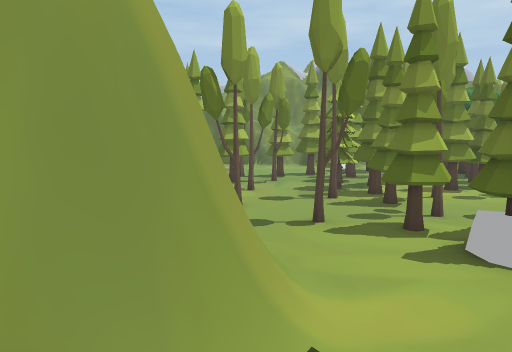
View 1 (above)

24 first-person views from a walk through a 3-D level made in the Unity game engine. The camera is 1.4 m above the floor, tilts 6° down and sees 70° across. The floor is counted in squares, 2 m on a side. Each view is taken from the middle of a square. On the plan, view 1 faces up. The plan holds only what a view shows up to about 11 squares ahead; the rest is blank. The place goes on beyond the plan. Some trees and plants on the terrain are drawn as simple stand-ins. Some animated figures are not drawn.

View 2
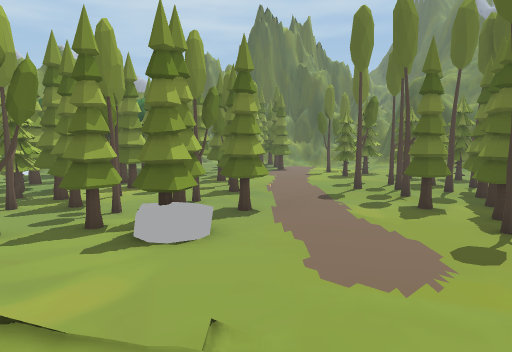

View 3
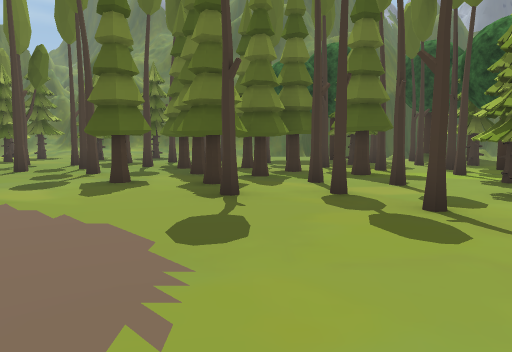

View 4
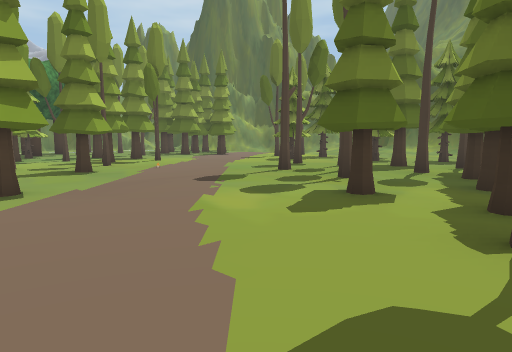

View 5
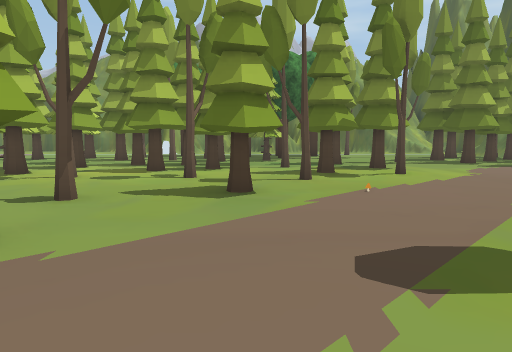

View 6
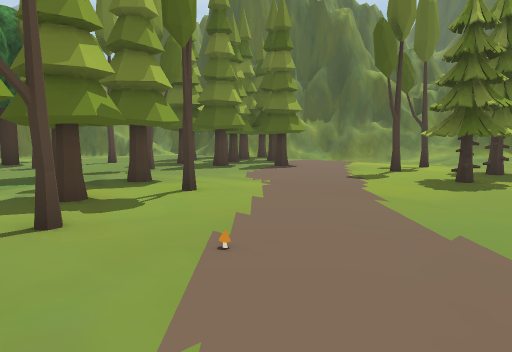

View 7
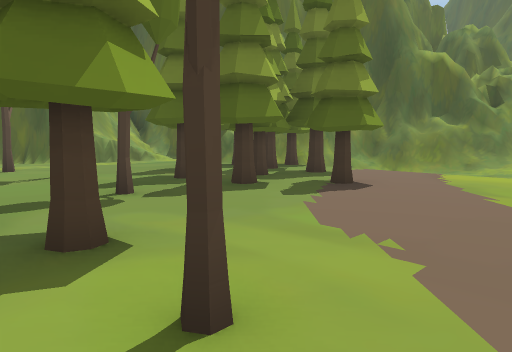

View 8
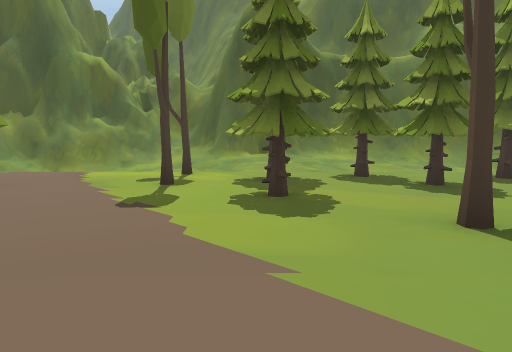

View 9
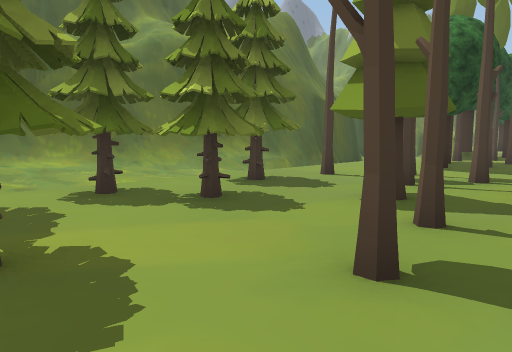

View 10
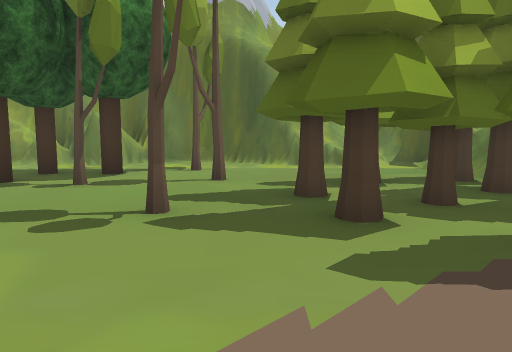

View 11
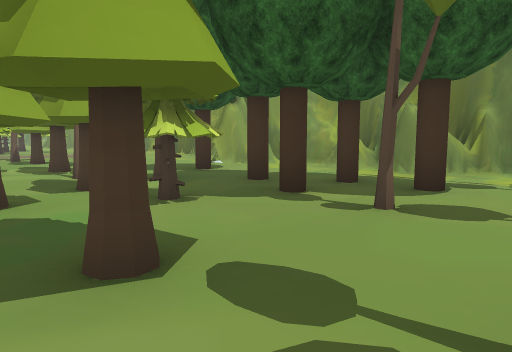

View 12
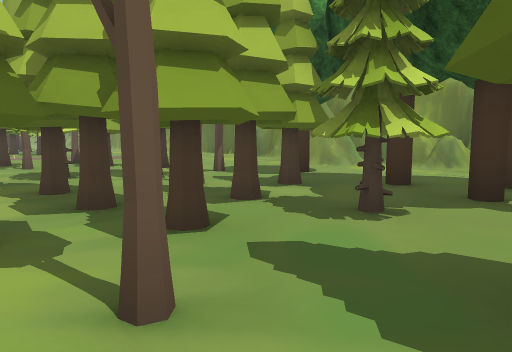

View 13
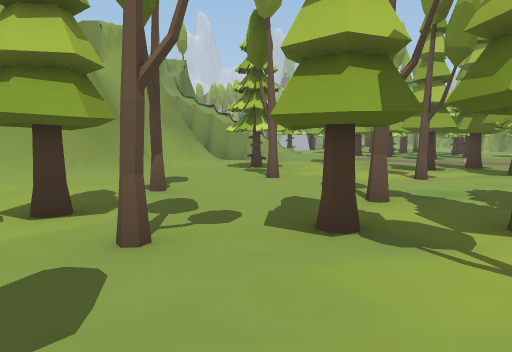

View 14
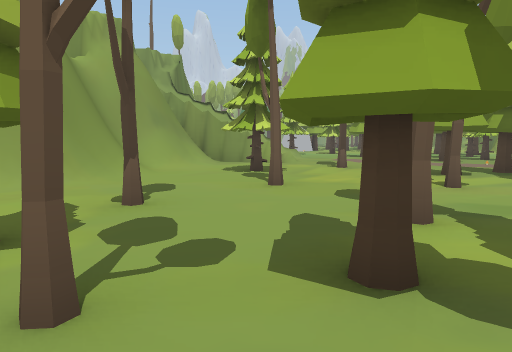

View 15
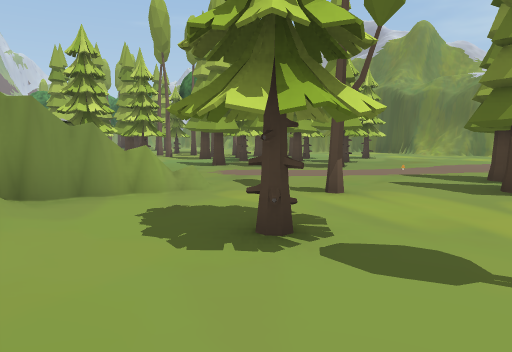

View 16
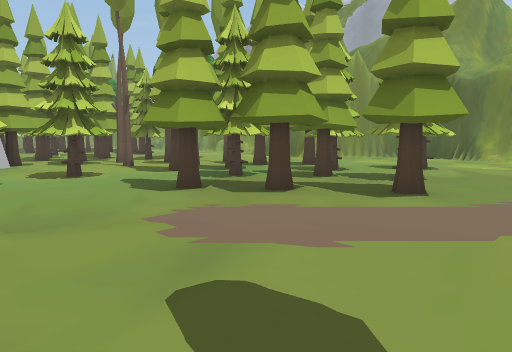

View 17
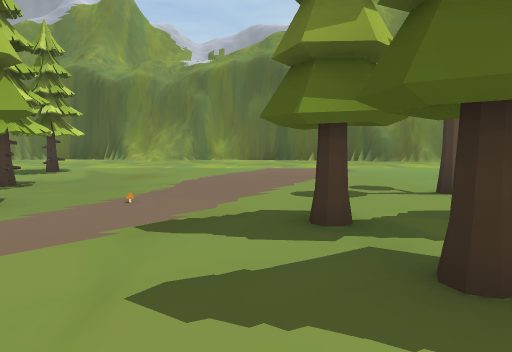

View 18
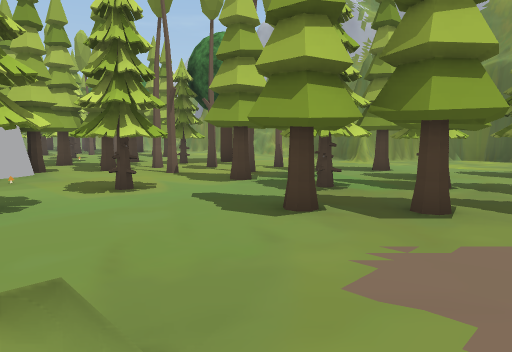

View 19
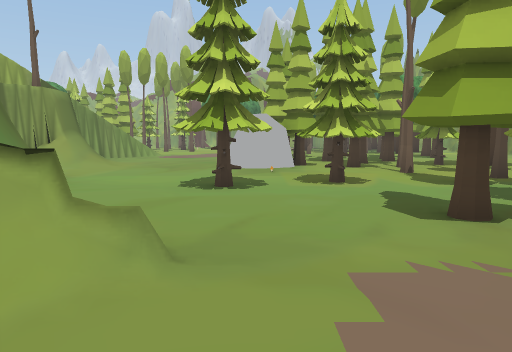

View 20
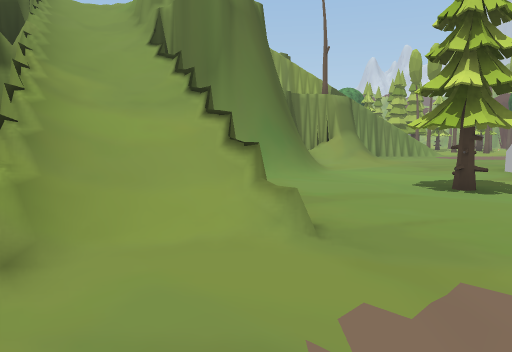

View 21
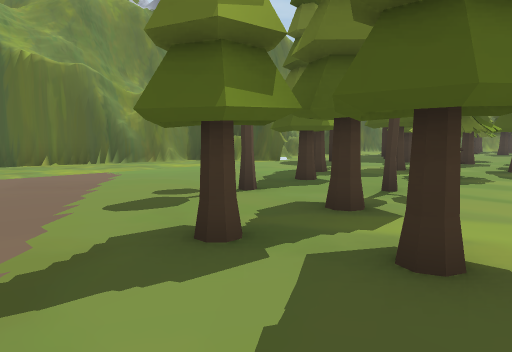

View 22
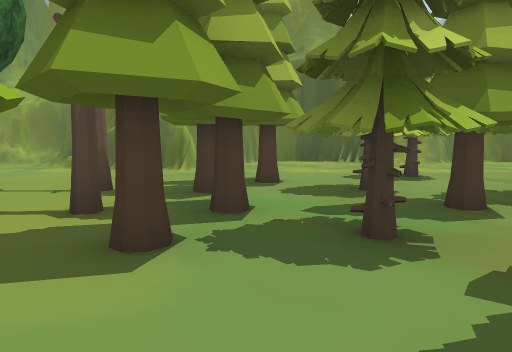

View 23
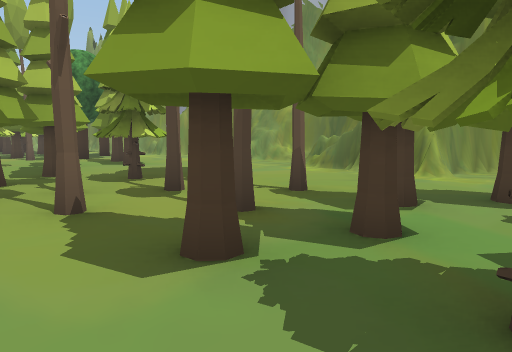

View 24
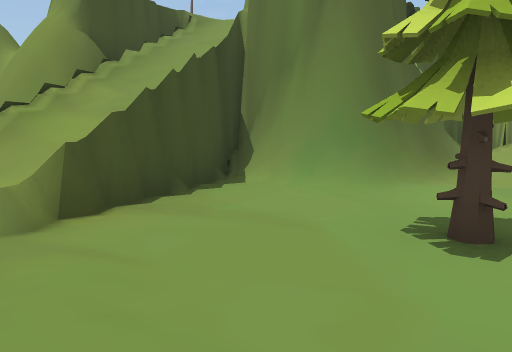

### Floor plan
Key: @ floor where view 1 was taken; # wall or solid block; . main floor; - floor 0.25 m lower than the main floor; _ floor 0.5 m lower than the main floor; : floor 8 m higher than the main floor; / step, stairs or slope; = window, fence, low wall or low ledge; ^ raised ledge; v drop or lower ground; T tree; R rock; O other object.
Columns run from 16 left of view 1 to 23 right of it. Each row starts with its distance up from view 1.
 22       ####
 21 ###  ##..##########   ####### ##=##
 20 #.#  #............#  ###.##.###/ .#
 19 ..####..............##...#....#=//
 18  .......TT..................T..../
 17 ......T..T...........T...TT......##
 16 .T..TT.TTT........T.T...TT..T..TT###
 15 .T.T....TTT....T.T....T.T.T.....TT####
 14 T.T.T.TT# T.O......TTT.TTT....TT.. //#
 13 .TTT.T.T T...TTT.T.TTT#TT.T.T.TTT.  /##
 12 T.T..T..T.....T...TTTTTT.T.T...T..  /^##
 11 TTR..T..........T.TT..TT.T........ //=##
 10 TRRO.TT.....T......T.....TTT...... ///
  9 .....TT..#/=......TT.T.T.T.....T.T///#
  8 .........//..TT.T..T....TO....TTT////#
  7 ........#/#/.....T..T.T.......TTT.-//#
  6 .//.###.=/v##.....TTT.T......T.TTT-//#
  5 ##/##vv##/v#####...TT.T....T.T.TT.-//#
  4  ###   v/vvvv  ##...R.......T.T.TT_//#
  3    v   =/v :v  ##........T.T TT.T._//#
  2   v/   //v     ##........T..T.T.T. //#
  1                #=v=......TTT...O.. /##
  0                 @ ......TTTTT.T... /#
 -1                 /   ....TTTT...T
 -2                      ..T TT.TTT.
 -3                        .T .T.TTT.
 -4                        TTTT..TTT#
 -5                          T..T  T
 -6                            T.T
 -7                              ..O

Where each view was taken, in squares from view 1:
view 1: 0 up, 0 right, facing up
view 2: 1 down, 0 right, facing up-right
view 3: 0 up, 3 right, facing right
view 4: 0 up, 5 right, facing up-right
view 5: 3 up, 8 right, facing up
view 6: 6 up, 8 right, facing up-right
view 7: 9 up, 10 right, facing up-right
view 8: 8 up, 10 right, facing right
view 9: 8 up, 12 right, facing down-right
view 10: 10 up, 13 right, facing up
view 11: 12 up, 12 right, facing up-left
view 12: 11 up, 10 right, facing up-left
view 13: 8 up, 6 right, facing left
view 14: 8 up, 5 right, facing left
view 15: 6 up, 1 left, facing up-left
view 16: 9 up, 4 left, facing up-left
view 17: 10 up, 3 left, facing up
view 18: 9 up, 6 left, facing up-left
view 19: 10 up, 5 left, facing left
view 20: 11 up, 5 left, facing down-left
view 21: 11 up, 4 left, facing up-right
view 22: 11 up, 10 left, facing up
view 23: 12 up, 9 left, facing up-left
view 24: 12 up, 9 left, facing down
